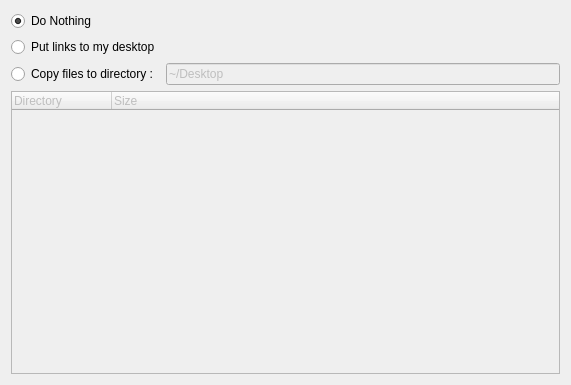
<?xml version="1.0" encoding="UTF-8"?>
<ui version="4.0">
 <class>userFilesWidget</class>
 <widget class="QWidget" name="userFilesWidget">
  <property name="geometry">
   <rect>
    <x>0</x>
    <y>0</y>
    <width>571</width>
    <height>385</height>
   </rect>
  </property>
  <property name="windowTitle">
   <string>Form</string>
  </property>
  <layout class="QVBoxLayout" name="verticalLayout">
   <item>
    <layout class="QGridLayout" name="gridLayout">
     <item row="0" column="0">
      <widget class="QRadioButton" name="nothing">
       <property name="toolTip">
        <string extracomment="Does not use your old files. &lt;br&gt;You can still access them from their old location."/>
       </property>
       <property name="text">
        <string>Do Nothing</string>
       </property>
       <property name="checked">
        <bool>true</bool>
       </property>
      </widget>
     </item>
     <item row="1" column="0">
      <widget class="QRadioButton" name="link">
       <property name="enabled">
        <bool>true</bool>
       </property>
       <property name="toolTip">
        <string extracomment="Does not copy your files. Instead, it puts shortcuts of your existing folders to your desktop for easy access.&lt;br&gt; By this way, you can save disk space."/>
       </property>
       <property name="text">
        <string>Put links to my desktop</string>
       </property>
      </widget>
     </item>
     <item row="2" column="0">
      <widget class="QRadioButton" name="copy">
       <property name="enabled">
        <bool>true</bool>
       </property>
       <property name="toolTip">
        <string extracomment="Copies selected files to another directory of blackPanther OS."/>
       </property>
       <property name="text">
        <string>Copy files to directory :</string>
       </property>
      </widget>
     </item>
     <item row="2" column="1">
      <widget class="QLineEdit" name="destination">
       <property name="enabled">
        <bool>false</bool>
       </property>
       <property name="text">
        <string>~/Desktop</string>
       </property>
      </widget>
     </item>
     <item row="3" column="0" colspan="2">
      <widget class="QTreeWidget" name="dirview">
       <property name="enabled">
        <bool>false</bool>
       </property>
       <column>
        <property name="text">
         <string>Directory</string>
        </property>
       </column>
       <column>
        <property name="text">
         <string>Size</string>
        </property>
       </column>
      </widget>
     </item>
    </layout>
   </item>
  </layout>
 </widget>
 <resources/>
 <connections/>
</ui>
